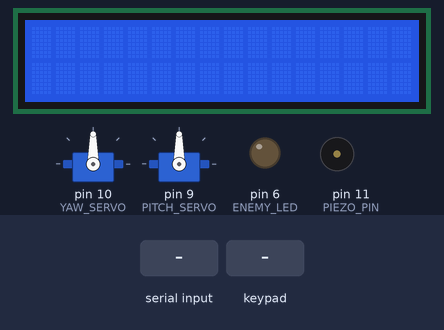
This sketch was run on a simulated Arduino Uno, built with avr-gcc and run on an emulated ATmega328P. On the bench: 16×2 character LCD, 2 × servo, output pins drawn as LEDs (lit = HIGH), buzzer (waves = sounding). Inputs (shaded band) come from the test bench.

Above: at 1.2 s.
1.3 s: "a" received over Serial
2.9 s: keypad keys 2 9 1 # pressed 0.4 s apart
At 3.07 s:
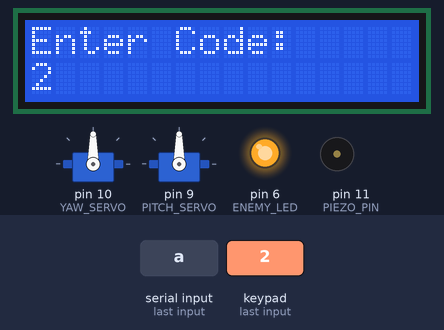
At 7.1 s:
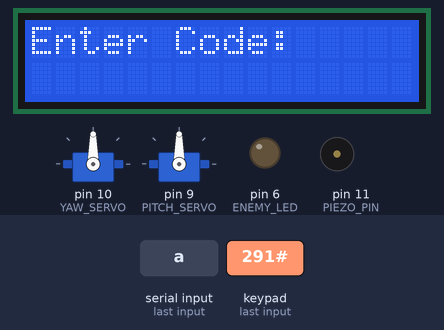
Timing chart, 0 to 8.6 s (numbered marks = the images above; inputs shaded):
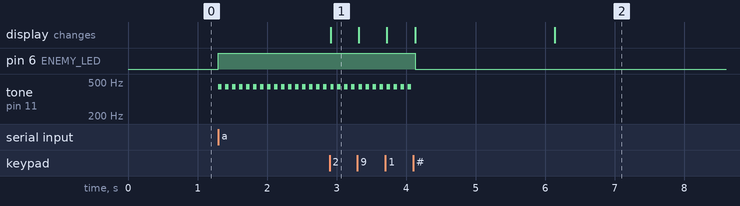

The sketch:

ArduinoProject2.ino
```cpp
#include <LiquidCrystal.h>
#include <Servo.h>
#include <Keypad.h>

LiquidCrystal screen(4, 5, 12, 13, 7, 8); //RS, EN, D4, D5, D6, D7

Servo yaw;    //ASSIGNED PIN 9 : For controlling left-right movement
Servo pitch;  //ASSIGNED PIN 10 : For controlling up-down movement

const int ENEMY_LED = 6;
const int PIEZO_PIN = 11;

//VALUE CONSTANTS
const int CENTER_MOST = 90;
const int RIGHT_MOST = 0;
const int LEFT_MOST = 180;
const int YAW_SERVO = 10;
const int PITCH_SERVO = 9;

//FOR KEYPAD ALARM DISABLING
const int KEY_BUFFER_SIZE = 16;
char keyBuffer[KEY_BUFFER_SIZE];
int keyBufferHead = 0;

const byte ROWS = 4; //four rows
const byte COLS = 3; //three columns
char keys[ROWS][COLS] = {
  {'1', '2', '3'},
  {'4', '5', '6'},
  {'7', '8', '9'},
  {'*', '0', '#'}
};
byte rowPins[ROWS] = {3, 14, 15, 16}; //connect to the row pinouts of the keypad
byte colPins[COLS] = {17, 18, 19}; //connect to the column pinouts of the keypad

bool alarmIsOn = false;

Keypad keypad = Keypad( makeKeymap(keys), rowPins, colPins, ROWS, COLS );

/**
   Rotate a given servo arm relative to its current position

   @param servo - The servo to rotate
   @param clockwise - Determines whether to rotate clockwise or not
   @param motorStep - How much to degree to rotate
*/
void turnServo(Servo servo, bool clockwise, int motorStep = 1) {

  int pos = servo.read();

  if (clockwise) {
    servo.write((pos - motorStep >= RIGHT_MOST) ? pos - motorStep : 0);
  } else {
    servo.write((pos + motorStep <= LEFT_MOST) ? pos + motorStep : 0);
  }
}

/**
 * Clear the keypad buffer and reset it to the start
 */
void resetKeycode() {
  keyBufferHead = 0;
  for (int i = 0; i < KEY_BUFFER_SIZE; i++) {
    keyBuffer[i] = NULL;
  }
}

/**
 * Handle a keypress event from the keypad to disable the alarm
 */
void keypadEvent(KeypadEvent key) {
  if (key == '*' && keyBufferHead > 0) {
    keyBuffer[--keyBufferHead] = NULL;
  } else if (key == '#' || keyBufferHead == KEY_BUFFER_SIZE) {
    screen.clear();
    if (String(keyBuffer).equals("291")) {
      screen.print("Alarm Disable");
      alarmIsOn = false;
      digitalWrite(ENEMY_LED, LOW);
      screen.setCursor(0, 1);
      screen.clear();
      screen.setCursor(0, 0);
    }else{
      screen.print("Incorrect Code");
    }
    delay(2000);
    resetKeycode();
  } else{
    keyBuffer[keyBufferHead++] = key;
  }
}

/**
   Set-ups required before the main loop
*/
void setup() {
  Serial.begin(9600);
  screen.begin(16, 2);

  yaw.attach(YAW_SERVO);
  pitch.attach(PITCH_SERVO);

  pinMode(PIEZO_PIN, OUTPUT);
  pinMode(ENEMY_LED, OUTPUT);

  yaw.attach(10);
  pitch.attach(9);

  yaw.write(CENTER_MOST);
  pitch.write(CENTER_MOST);

  resetKeycode();
}


/**
   The main loop of our program
*/
void loop() {
  if (Serial.available()){
    switch (Serial.read()) {
      case 'l': turnServo(yaw, false, 5); break;
      case 'r': turnServo(yaw, true, 5); break;
      case 'u': turnServo(pitch, true, 2); break;
      case 'd': turnServo(pitch, false, 2); break;
      case 'a': alarmIsOn = true; break;
    }
  }
  char key = keypad.getKey();
  if (key != NULL && alarmIsOn) {
    keypadEvent(key);
    screen.clear();
    screen.print("Enter Code: ");
    screen.setCursor(0, 1);
    screen.print(String(keyBuffer));
    screen.setCursor(0, 0);
  }

  if(alarmIsOn){
    tone(PIEZO_PIN, 440, 50);
    digitalWrite(ENEMY_LED, HIGH);
    delay(50);
    noTone(PIEZO_PIN);
    delay(50);
  }

}
```

Audio.ino
```cpp
const int c = 261;
const int d = 294;
const int e = 329;
const int f = 349;
const int g = 391;
const int gS = 415;
const int a = 440;
const int aS = 455;
const int b = 466;
const int cH = 523;
const int cSH = 554;
const int dH = 587;
const int dSH = 622;
const int eH = 659;
const int fH = 698;
const int fSH = 740;
const int gH = 784;
const int gSH = 830;
const int aH = 880;

//const int PIEZO_PIN = 11; // Digital Pin 8

void audio_setup(){
   // Digital Pin 8
}

void audio_loop(){
  //Play first section
  firstSection();

  //Play second section
  secondSection();

  //Variant 1
  beep(f, 250);
  beep(gS, 500);
  beep(f, 350);
  beep(a, 125);
  beep(cH, 500);
  beep(a, 375);
  beep(cH, 125);
  beep(eH, 650);

  delay(500);

  //Repeat second section
  secondSection();

  //Variant 2
  beep(f, 250);
  beep(gS, 500);
  beep(f, 375);
  beep(cH, 125);
  beep(a, 500);
  beep(f, 375);
  beep(cH, 125);
  beep(a, 650);

  delay(650);
}

void beep(int note, int duration){

  tone(PIEZO_PIN, note, duration);
  delay(duration);
  noTone(PIEZO_PIN);

  delay(50);
}

void firstSection(){
  beep(a, 500);
  beep(a, 500);
  beep(a, 500);
  beep(f, 350);
  beep(cH, 150);
  beep(a, 500);
  beep(f, 350);
  beep(cH, 150);
  beep(a, 650);

  delay(500);

  beep(eH, 500);
  beep(eH, 500);
  beep(eH, 500);
  beep(fH, 350);
  beep(cH, 150);
  beep(gS, 500);
  beep(f, 350);
  beep(cH, 150);
  beep(a, 650);

  delay(500);
}

void secondSection(){
  beep(aH, 500);
  beep(a, 300);
  beep(a, 150);
  beep(aH, 500);
  beep(gSH, 325);
  beep(gH, 175);
  beep(fSH, 125);
  beep(fH, 125);
  beep(fSH, 250);

  delay(325);

  beep(aS, 250);
  beep(dSH, 500);
  beep(dH, 325);
  beep(cSH, 175);
  beep(cH, 125);
  beep(b, 125);
  beep(cH, 250);

  delay(350);
}
```

Measured:
- after the input at 1.3 s, pin 6 (ENEMY_LED): LOW → HIGH at once; tone on pin 11 (PIEZO_PIN): alternates 440 Hz for 0.05 s and silent for 0.05 s, starting at once
- after the input at 2.9 s, pin 6 (ENEMY_LED): HIGH → LOW after 1.2 s; tone on pin 11 (PIEZO_PIN): goes on until 4.1 s, then stays silent; the display: changes at once (image 1)
